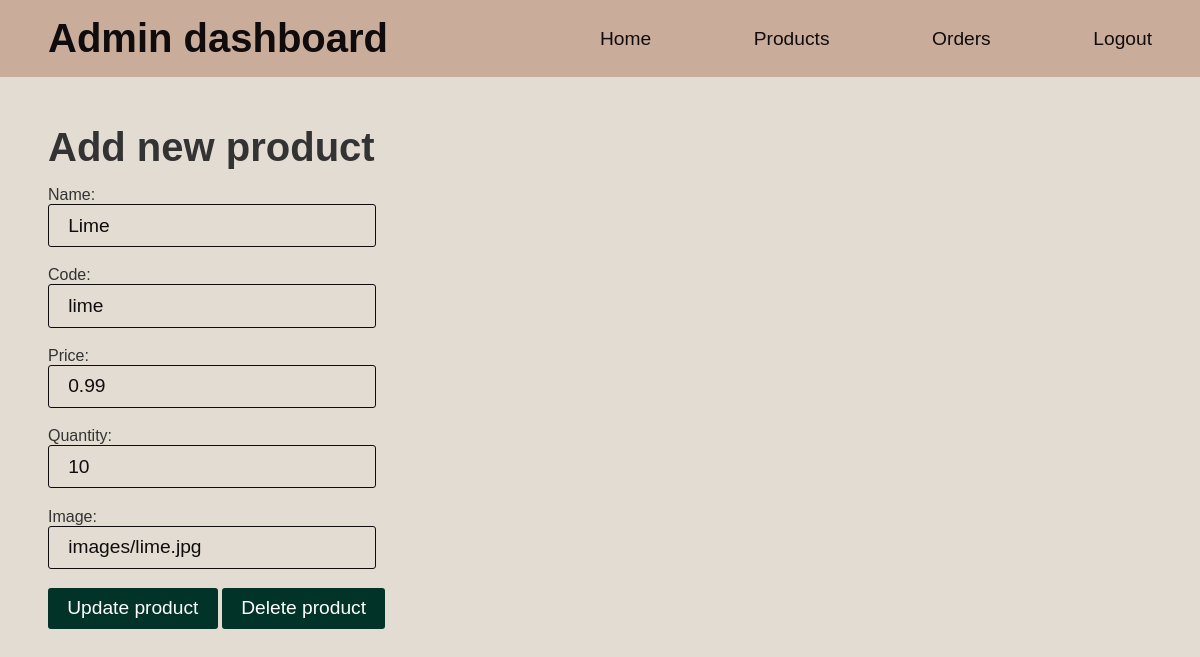
Page /dashboard.php?page=edit_product&id=5 (signed in) on the committed database.
### tables this page shows
CREATE TABLE `products` (
  `id` int(10) NOT NULL,
  `name` varchar(250) NOT NULL,
  `code` varchar(100) NOT NULL,
  `price` double(9,2) NOT NULL,
  `image` varchar(600) DEFAULT NULL,
  `quantity` int(11) DEFAULT 10
);

### edit_product.php (the view, shortened to what this page needs)
<?php
include('db.php');
$product_id = $_GET['id'];
$result = mysqli_query($con, "SELECT * FROM products WHERE id = '$product_id'");
$product = mysqli_fetch_assoc($result);
?>
<div class="new_product">
    <h1>Add new product</h1>
    <div class="form-container">
        <form action="edit_product.php?id=<?php echo $product_id; ?>" method="post">
            <div class="row">
                <label for="name">Name:</label>
                <input type="text" id="name" name="name" value="<?php echo $product['name']; ?>" required>
            </div>
            <div class="row">
                <label for="code">Code:</label>
                <input type="text" id="code" name="code" value="<?php echo $product['code']; ?>" required>
            </div>
            <div class="row">
                <label for="price">Price:</label>
                <input type="number" id="price" name="price" step="0.01" value="<?php echo $product['price']; ?>" required>
            </div>
            <div class="row">
                <label for="quantity">Quantity:</label>
                <input type="number" id="quantity" name="quantity" value="<?php echo $product['quantity']; ?>" required>
            </div>
            <div class="row">
                <label for="image">Image:</label>
                <input type="url" id="image" name="image" value="<?php echo $product['image']; ?>" required>
            </div>
            <button type='submit' name="update" class="update_product">Update product</button>
            <button type='submit' name="delete" class="delete_product">Delete product</button>
        </form>
    </div>
</div>

### style.css (style rules this page uses)
:root { --primary-color: #e3dcd2; --secondary-color: #100c0d; --third-color: rgba(1,51,40); --fourth-color: #c9ad9a; --font-size-base: 16px; --font-family-base: Arial, sans-serif; }
body { font-size: var(--font-size-base); font-family: var(--font-family-base); color: #333; margin: 0; padding: 0; background-color: var(--primary-color); }
input { background-color: var(--primary-color); color: var(--secondary-color); border: 1.5px solid var(--secondary-color); border-radius: 3px; padding: 0.5em 1em; font-size: 1.2em; width: 50%; max-width: 15em; height: 30%; margin-bottom: 1em; }
h1 { font-size: 2.5em; margin: auto 0; }
.products, .new_product { margin: 3em; }
.form-container { margin-top: 1em; }
.row { display: flex; flex-direction: column; }
.add-to-cart-btn, .submit-btn, .add_product, .logout-button, .update_product, .delete_product, .confirm-order-btn { background-color: var(--third-color); color: white; border: none; border-radius: 3px; padding: 0.5em 1em; font-size: 1.2em; cursor: pointer; }
.update_product { text-decoration: none; }

### rows in the picture
products: name "Lime", code "lime", price "0.99", quantity "10", image "images/lime.jpg"
